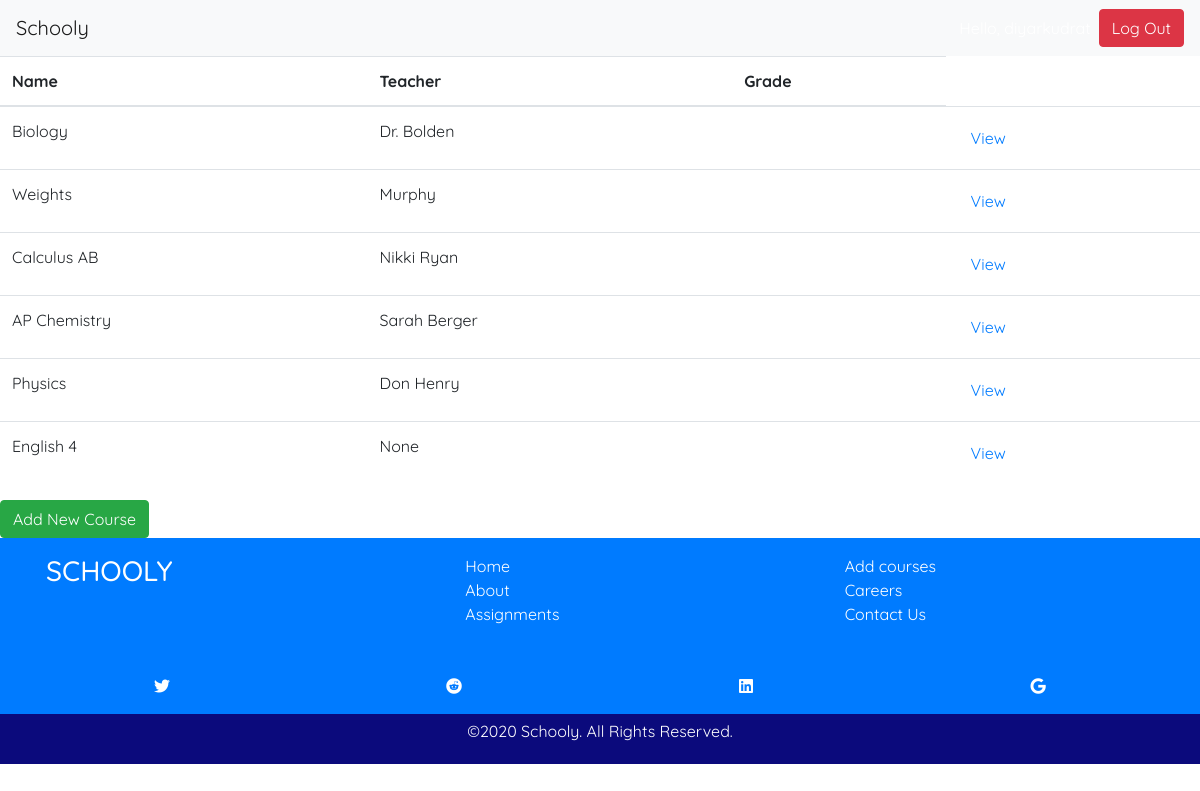
/grades/courses/ (signed in), run on an earlier commit of the app's database.
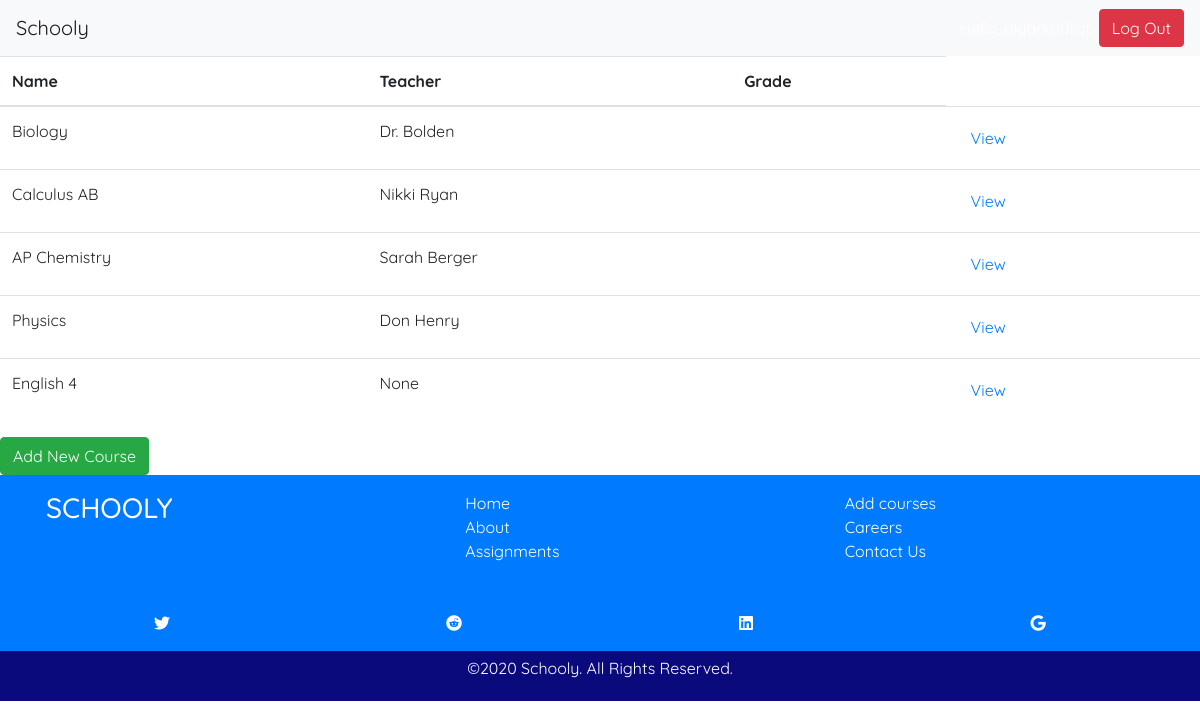
And on a later commit of the database.
### classes/models.py (models this page shows, shortened)
class Course(models.Model):
    course_name = models.CharField(max_length=150)
    course_teacher = models.CharField(max_length=150, null=True)
    description = models.CharField(max_length=250)
    assigments = models.ManyToManyField(Assignment, blank=True, null=True, related_name="course_assignments")

### classes/views.py (the view)
# urls.py: path('grades/courses/', views.CourseListView.as_view(), name="course-list"),
@method_decorator([login_required], name='dispatch')
class CourseListView(ListView):
    model = Course
    def get(self, request):
        courses = self.get_queryset()
        return render(request, 'grades.html', {
          'courses': courses,
        })

### classes/templates/grades.html
{% extends 'base.html' %}
{% block content %}
  {% if courses %}
    <table class="table">
      <thead>
        <tr>
          <th scope="col">Name</th>
          <th scope="col">Teacher</th>
          <th scope="col">Grade</th>
        </tr>
      </thead>
      <tbody>
        {% for course in courses %}
        <tr>
          <td href="#">{{ course.course_name }}</td>
          <td>{{ course.course_teacher }}</td>
          <td>{{ course.grade }}</td>
          <td><a class="btn btn-link" href="{% url 'course-detail-page' course.id %}" role="button">View</a></td>
        </tr>
        {% endfor %}
      </tbody>
    </table>
    <a class="btn btn-success" href="{% url 'course-create-page' %}" role="button">Add New Course</a>
  {% endif %}
{% endblock %}

What changed in the data, as far as the page shows it:
removed Course: course_name "Weights", course_teacher "Murphy"
